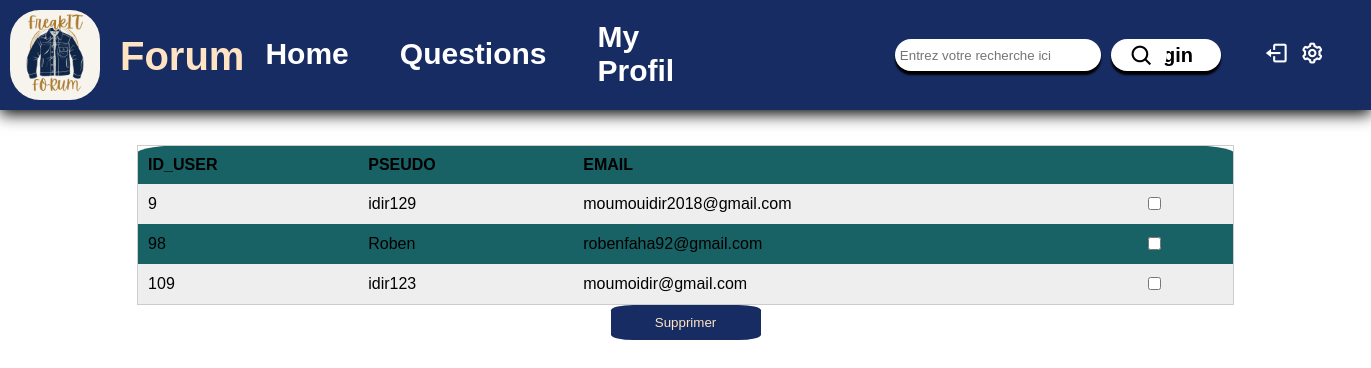
Page /forum/action/admin/all_users.php (signed in) on the committed database.
### tables this page shows
CREATE TABLE IF NOT EXISTS `inscription` (
  `ID_USER` int NOT NULL AUTO_INCREMENT,
  `PSEUDO` varchar(33) NOT NULL,
  `FNAME` varchar(33) NOT NULL,
  `FIRSTNAME` varchar(33) NOT NULL,
  `EMAIL` varchar(50) NOT NULL,
  `PWD` varchar(100) NOT NULL,
  `FDATE` date NOT NULL,
  `FROLE` varchar(6) NOT NULL DEFAULT 'user',
  `TOKEN_USER` varchar(100) NOT NULL,
  `PHOTO` blob,
  `FDESCRIPTION` text NOT NULL,
  `COMPTE_VALIDATE` int NOT NULL DEFAULT '0',
  PRIMARY KEY (`ID_USER`)
);

### forum/action/admin/all_users.php (the view, shortened to what this page needs)
<?php
require('../connection_BDO.php');
require('bar_nav_forum.php');
$req =$bdd->prepare('SELECT * FROM inscription');
$req->execute();
$data =$req->fetchAll();
echo "<link rel=' stylesheet' href='../../assets/style_Allcategory.css'>";
echo "<form       method='POST'>
        <table class ='tab'>
        <tr>
         <th>ID_USER</th>
         <th>PSEUDO</th>
         <th>EMAIL</th>
         </tr>";
foreach ($data as $row){
        $id_data = $row["ID_USER"];
        echo "<tr>
         <td>" . $row["ID_USER"] . "</td>
         <td>" . $row["PSEUDO"] . "</td>
         <td>" . $row["EMAIL"] . "</td>
        <td><input type='checkbox' value=" . $id_data . " name='id_data[]'></td>
         </tr>";
}
echo "</table>";
echo "<input type='submit' id='btn_del' value='Supprimer' name='delete' formaction = 'delete_user.php'>";
echo "</form>";

### forum/assets/navbar.css (style rules this page uses)
body { margin: 0; padding: 0; box-sizing: border-box; width: 100%; }

### forum/assets/style_Allcategory.css (style rules this page uses)
body { font-family: sans-serif; margin: 0; padding: 0; }
.tab { width: 80%; margin: 0 auto; border-collapse: collapse; border: 1px solid #ccc; padding: 20px; margin-top: 35px; background-color:#186164; border-radius: 5%; }
.tab th, .tab td { text-align: left; padding: 10px; }
.tab tr:nth-child(even) { background-color: #eee; }
#btn_del { background-color:#182C64; color: bisque; padding: 10px 10px; border: none; cursor: pointer; margin: auto; display: flex; justify-content: center; border-radius: 15%; width: 150px; }

### rows in the picture
inscription: ID_USER "9", PSEUDO "idir129", EMAIL "moumouidir2018@gmail.com"
inscription: ID_USER "98", PSEUDO "Roben", EMAIL "robenfaha92@gmail.com"
inscription: ID_USER "109", PSEUDO "idir123", EMAIL "moumoidir@gmail.com"
